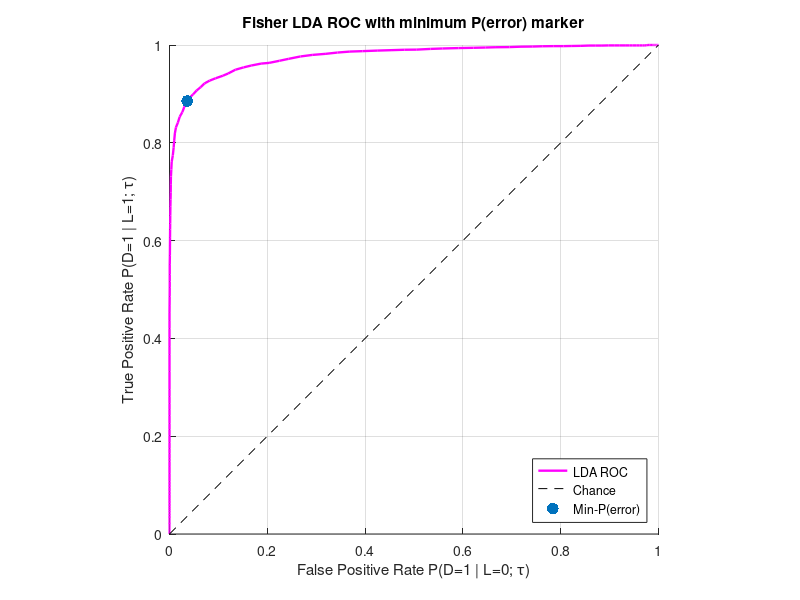

This figure's MATLAB source: (Note: this script raises an error after producing the figure.)
%% Part C Fisher LDA classifier (ROC + min P(error))
clearvars -except X y_true; close all; clc; rng(7,'twister');

% Priors (only for evaluating P(error))
P0 = 0.65; P1 = 0.35;

%% Generate/reuse the same 10K dataset
need_data = ~(exist('X','var')==1 && exist('y_true','var')==1 ...
    && size(X,2)==3 && numel(y_true)==size(X,1));
if need_data
    m0_true = [-1/2; -1/2; -1/2];
    C0_true = [ 1 -0.5 0.3; -0.5 1 -0.5; 0.3 -0.5 1];
    m1_true = [1;1;1];
    C1_true = [ 1 0.3 -0.2; 0.3 1 0.3; -0.2 0.3 1];
    N = 10000;
    y = rand(N,1) >= P0;
    N0 = sum(y==0); N1 = sum(y==1);
    X = [mvnrnd(m0_true',C0_true,N0); mvnrnd(m1_true',C1_true,N1)];
    y_true = [zeros(N0,1); ones(N1,1)];
else
    m0_true = [-1/2; -1/2; -1/2];
    C0_true = [ 1 -0.5 0.3; -0.5 1 -0.5; 0.3 -0.5 1];
    m1_true = [1;1;1];
    C1_true = [ 1 0.3 -0.2; 0.3 1 0.3; -0.2 0.3 1];
end

idx0 = (y_true==0); idx1 = ~idx0; n0 = sum(idx0); n1 = sum(idx1);
X0 = X(idx0,:); X1 = X(idx1,:);

%% --- Estimate class means/covariances (equal weights)
m0hat = mean(X0,1)'; m1hat = mean(X1,1)';
C0hat = cov(X0, 1); C1hat = cov(X1, 1); % ML covariance

% Fisher LDA direction: w = (C0hat + C1hat)^(-1) (m1hat - m0hat)
Sw = C0hat + C1hat;
dm = (m1hat - m0hat);
w = Sw \ dm; % more stable than inv(Sw)*dm

% 1-D scores and threshold sweep
z = X * w;
zmin = min(z) - 5*std(z); zmax = max(z) + 5*std(z);
tau = [-Inf, linspace(zmin, zmax, 500), +Inf];

TPR = zeros(size(tau));
FPR = zeros(size(tau));
Perr = zeros(size(tau));

for k = 1:numel(tau)
    D = z > tau(k);
    TPR(k) = mean(D(idx1)==1);
    FPR(k) = mean(D(idx0)==1);
    Perr(k)= FPR(k)*P0 + (1-TPR(k))*P1;
end

% Min-error point and AUC
[Perr_min, kmin] = min(Perr);
tau_min = tau(kmin);
TPR_min = TPR(kmin); FPR_min = FPR(kmin);
[Fs,ord] = sort(FPR); Ts = TPR(ord); AUC_lda = trapz(Fs, Ts);

fprintf('Fisher LDA: min P(error) = %.6f (%.2f%%) at tau=%.6f\n', Perr_min, 100*Perr_min, tau_min);
fprintf('At min-error: TPR=%.4f, FPR=%.4f\n', TPR_min, FPR_min);
fprintf('AUC (LDA) = %.4f\n', AUC_lda);

% --- Plot ROC with min-error marker (export as lda_roc_min.png)
figure; hold on; grid on; axis([0 1 0 1]); axis square;
plot(FPR, TPR, 'm-', 'LineWidth', 1.7);
plot([0 1],[0 1], 'k--');
scatter(FPR_min, TPR_min, 70, 'md', 'filled');
xlabel('False Positive Rate P(D=1 | L=0; \tau)');
ylabel('True Positive Rate P(D=1 | L=1; \tau)');
title('Fisher LDA ROC with minimum P(error) marker');
legend({'LDA ROC','Chance','Min-P(error)'}, 'Location','southEast');

% --- OPTIONAL: overlay with Optimal and Naive Bayes (export as roc_compare_all.png)
do_compare = true;
if do_compare
    % Optimal LLR
    lp0 = log_mvnpdf(X, m0_true', C0_true);
    lp1 = log_mvnpdf(X, m1_true', C1_true);
    llr_opt = lp1 - lp0;

    % Naive Bayes (=I) LLR (use sample means for fairness)
    d1 = sum((X - m1hat').^2, 2);
    d0 = sum((X - m0hat').^2, 2);
    llr_nb = -0.5*(d1 - d0);

    % Common grid
    Lmin = min([llr_opt; llr_nb; z]) - 8;
    Lmax = max([llr_opt; llr_nb; z]) + 8;
    lg = [-Inf, linspace(Lmin, Lmax, 500), +Inf];

    [TPR_opt,FPR_opt] = sweep_llr(llr_opt, lg, idx1, idx0, n1, n0);
    [TPR_nb, FPR_nb ] = sweep_llr(llr_nb, lg, idx1, idx0, n1, n0);

    figure; hold on; grid on; axis([0 1 0 1]); axis square;
    plot(FPR_opt, TPR_opt, 'b-', 'LineWidth', 1.6);
    plot(FPR_nb, TPR_nb, 'r-', 'LineWidth', 1.6);
    plot(FPR, TPR, 'm-', 'LineWidth', 1.6);
    plot([0 1],[0 1], 'k--');
    legend({'Optimal (true \Sigma)','Naive Bayes (\Sigma=I)','Fisher LDA','Chance'}, 'Location','southEast');
    xlabel('False Positive Rate'); ylabel('True Positive Rate');
    title('ROC comparison: Optimal vs Naive Bayes vs Fisher LDA');
end

%% Helpers
function [TPR,FPR] = sweep_llr(score, log_gamma, idx1, idx0, n1, n0)
TPR = zeros(size(log_gamma)); FPR = TPR;
for k = 1:numel(log_gamma)
    D = score > log_gamma(k);
    TPR(k) = sum(D(idx1)==1)/n1;
    FPR(k) = sum(D(idx0)==1)/n0;
end
end

function lp = log_mvnpdf(X, mu, Sigma)
[U,p] = chol(Sigma);
if p>0, error('Covariance not positive definite.'); end
d = size(X,2);
XC = bsxfun(@minus, X, mu);
sol = U \ XC';
q = sum(sol.^2,1)'; logdetS = 2*sum(log(diag(U)));
lp = -0.5*(q + d*log(2*pi) + logdetS);
end
